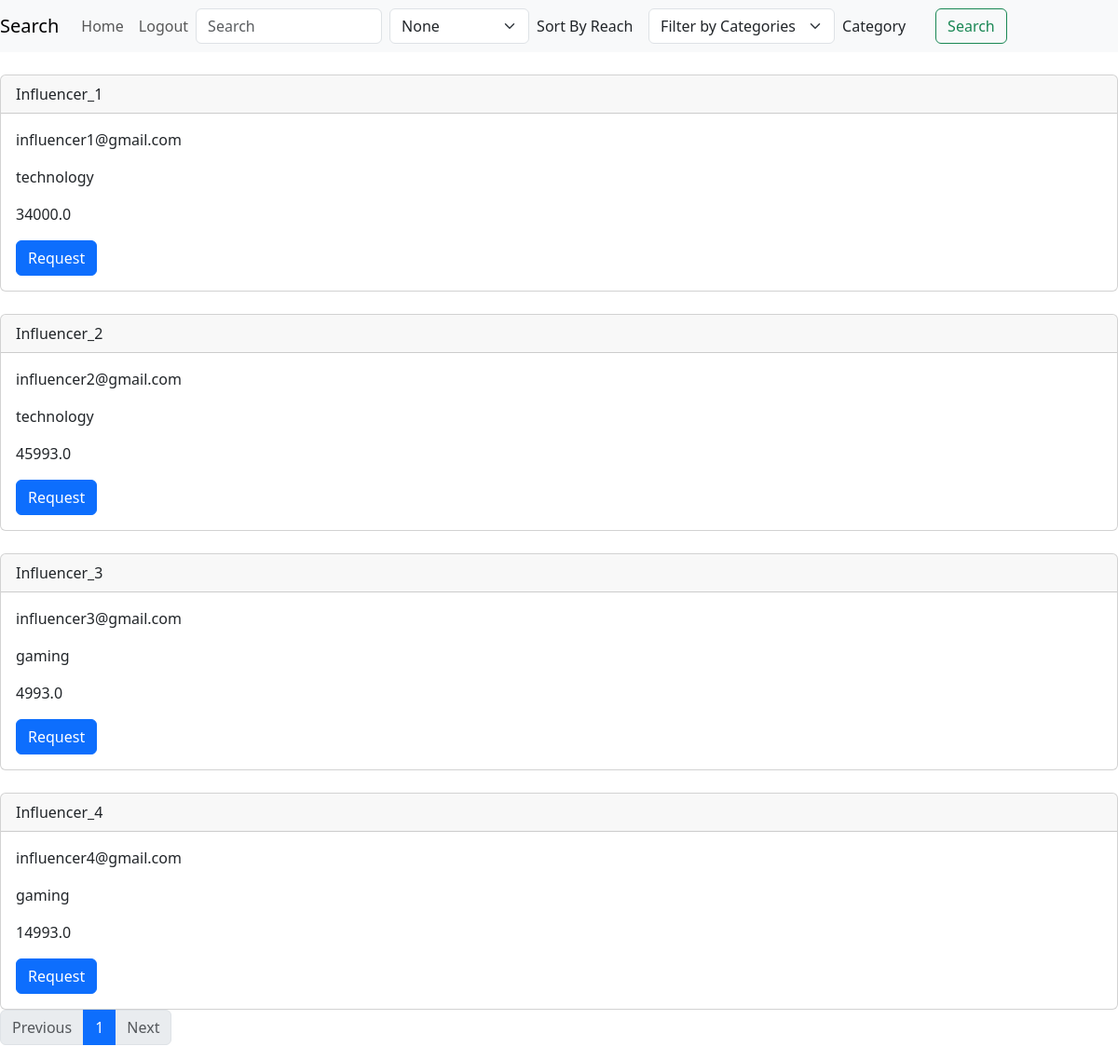
Page /search/ (signed in) on the committed database.
### components/models.py (models this page shows)
class User(db.Model, UserMixin):
    __tablename__ = "user"
    id = db.Column(db.Integer, primary_key=True, unique = True, nullable=False)
    role = db.Column(db.String, nullable=False)
    name = db.Column(db.String, nullable=False)
    email = db.Column(db.String, nullable=False, unique = True)
    password = db.Column(db.String, nullable=False)
    industry = db.Column(db.String)
    category = db.Column(db.String)
    reach = db.Column(db.Float)

### app.py (the view, shortened to what this page needs)
@app.route('/search/', methods=['GET', 'POST'])
@login_required
def search():
    user = current_user
    campaign = []
    page = request.args.get('page', 1, type=int)
    if request.method == 'GET' and user.role == 'Influencer':
        campaigns = search_campaign(None, None, None, page)
        return render_template('search.html', type=user.role, results=campaigns, campaign=campaign, id=user.id, error="")
    elif request.method == 'GET' and user.role == 'Sponsor':
        influencers = search_user(None, None, None, page)
        campaign = get_sponsor_campaigns(user.id, -1)
        return render_template('search.html', type=user.role, results=influencers, campaign=campaign, id=None, error="")

### app.py (called while the page is built)
@login_manager.user_loader
def load_user(user_id):
    user = User.query.get(user_id)
    return user

### components/campaign.py (called while the page is built)
def get_sponsor_campaigns(sponsor_id, page):
    if page == -1:
        campaigns = Campaign.query.filter_by(sponsor_id=sponsor_id)
        return campaigns
    campaigns = Campaign.query.filter_by(sponsor_id=sponsor_id).paginate(page=page, per_page=5, error_out=False)
    return campaigns

### components/user.py (called while the page is built)
def search_user(name, reach, category, page):
    if name:
        users = User.query.filter(User.name.like('%' + name + '%')).filter_by(role="Influencer").paginate(page=page, per_page=10, error_out=False)
    else:
        users = User.query.filter_by(role="Influencer").paginate(page=page, per_page=5, error_out=False)
    if category:
        users.items = [user for user in users.items if user.category in category]
    if reach == "Low":
        users.items = sorted(users.items, key=lambda x: x.reach, reverse=True)
    elif reach == "High":
        users.items = sorted(users.items, key=lambda x: x.reach)
    return users

### templates/search.html (shortened to what this page needs)
<!DOCTYPE HTML>
<html>
    <head>
        <link href="https://cdn.jsdelivr.net/npm/bootstrap@5.3.3/dist/css/bootstrap.min.css" rel="stylesheet">
    </head>
    <body>
        <nav class="navbar navbar-expand-lg navbar-light bg-light">
            <a class="navbar-brand" href="#">Search</a>
            <div class="collapse navbar-collapse" id="navbarSupportedContent">
              <ul class="navbar-nav mr-auto">
                {% if type == "Sponsor" %}
                    <li class="nav-item">
                        <a class="nav-link" href="{{ url_for('sponsor_dashboard') }}">Home</a>
                    </li>
                {% elif type == "Influencer" %}
                    <li class="nav-item">
                        <a class="nav-link" href="{{ url_for('influencer_dashboard') }}">Home</a>
                    </li>
                {% endif %}
                <li class="nav-item">
                    <a class="nav-link" href="{{ url_for('logout') }}">Logout</a>
                </li>
              </ul>
              <form class="d-flex mr-auto" method="POST">
                <input class="form-control me-2" type="search" name="search" placeholder="Search" aria-label="Search" style="width:200px">
                <select class="form-select me-2" name="sort" id="sort" aria-label="Sort" style="width:150px">
                    <option value="{{ None }}" select>None</option>
                </select>
                {% if type == "Sponsor" %}
                <label for="Search_Type" style="width:120px; align-content: center;">Sort By Reach</label>
                <select id="category" name="category" class="form-select me-2" style="width:200px">
                    <option value="{{ None }}" disable select>Filter by Categories</option>
                </select>
                <label for="category" style="width:100px; align-content: center;">Category</label>
                {% endif %}
                <button class="btn btn-outline-success" type="submit">Search</button>
              </form>
            </div>
        </nav>
        <div class="Main Section">
            {% if type == "Sponsor" %}
                {% for influencer in results.items %}
                <br>
                <div class="card">
                    <div class="card-header">
                        {{ influencer.name }}
                    </div>
                    <div class="card-body">
                        <p class="card-text">{{ influencer.email }}</p>
                        <p class="card-text">{{ influencer.category }}</p>
                        <p class="card-text">{{ influencer.reach }}</p>
                        <button type="button" class="btn btn-primary" data-bs-toggle="modal" data-bs-target="#requestAd{{ influencer.id }}">
                            Request
                        </button>
                    </div>
                </div>
                {% endfor %}
            {% endif %}
            <nav aria-label="Page navigation example">
                <ul class="pagination">
                    {% if results.has_prev %}
                    <li class="page-item">
                        <a class="page-link" href="/search?page={{ results.prev_num }}">Previous</a>
                    </li>
                    {% else %}
                    <li class="page-item disabled"><span class="page-link">Previous</span></li>
                    {% endif %}
                    {% for page_num in results.iter_pages() %}
                    {% if page_num %}
                    {% if page_num != results.page %}
                    <li class="page-item"><a class="page-link" href="/search?page={{ page_num }}">{{ page_num }}</a></li>
                    {% else %}
                    <li class="page-item active" aria-current="page">
                        <span class="page-link">{{ page_num }}</span>
                    </li>
                    {% endif %}
                    {% else %}
                    <li class="page-item disabled"><span class="page-link">...</span></li>
                    {% endif %}
                    {% endfor %}
                    {% if results.has_next %}
                    <li class="page-item">
                        <a class="page-link" href="/search?page={{ results.next_num }}">Next</a>
                    </li>
                    {% else %}
                    <li class="page-item disabled"><span class="page-link">Next</span></li>
                    {% endif %}
                </ul>
            </nav>
        </div>
    </body>
</html>

### rows in the picture
User: name "Influencer_1", email "influencer1@gmail.com", category "technology", reach "34000.0"
User: name "Influencer_2", email "influencer2@gmail.com", category "technology", reach "45993.0"
User: name "Influencer_3", email "influencer3@gmail.com", category "gaming", reach "4993.0"
User: name "Influencer_4", email "influencer4@gmail.com", category "gaming", reach "14993.0"

### other values in the picture
{{ page_num }} "1"
